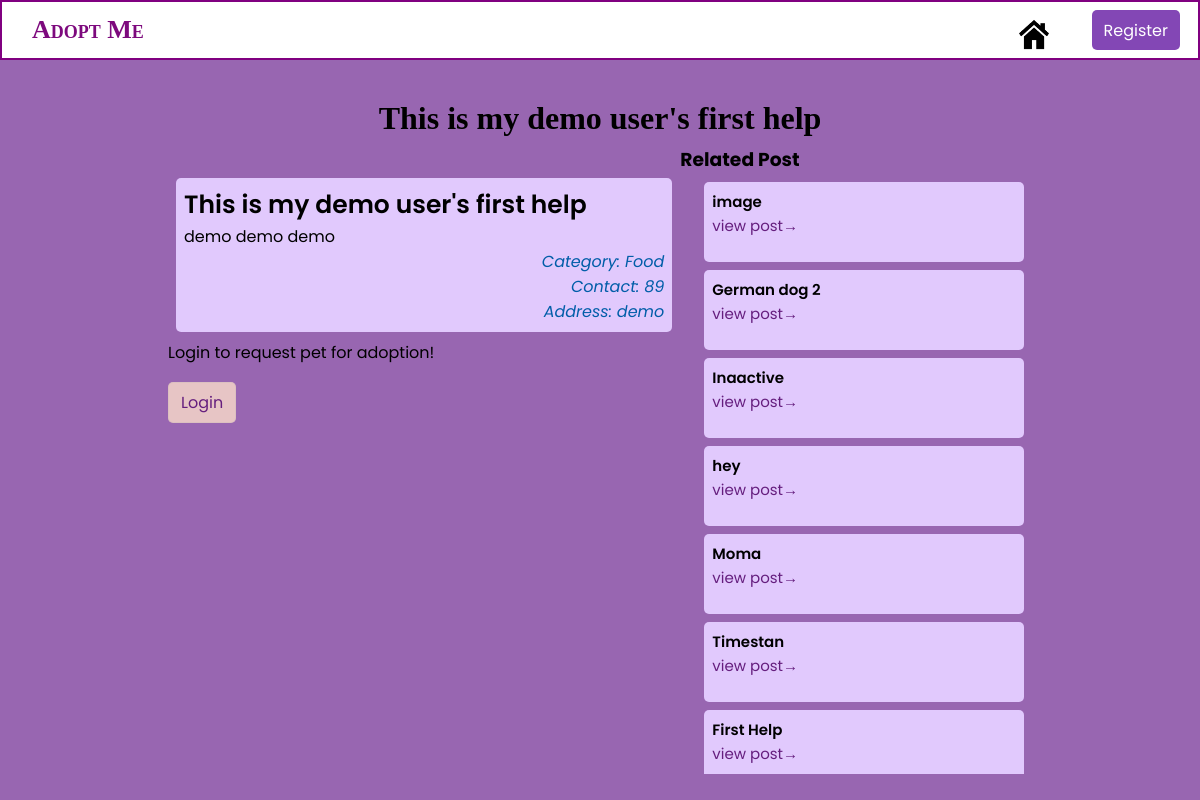
The page /help-detail.php?help_id=28 on the database its author committed.
### tables this page shows
CREATE TABLE `pets` (
  `id` int(11) NOT NULL,
  `title` varchar(255) NOT NULL,
  `description` text NOT NULL,
  `location` varchar(255) NOT NULL,
  `contact` int(11) NOT NULL,
  `helper_id` int(10) UNSIGNED NOT NULL,
  `category` int(10) UNSIGNED DEFAULT NULL,
  `created_at` datetime NOT NULL DEFAULT current_timestamp(),
  `active` int(11) NOT NULL DEFAULT 1,
  `image` varchar(255) DEFAULT NULL
);

CREATE TABLE `pets_category` (
  `id` int(11) NOT NULL,
  `name` varchar(256) NOT NULL,
  `description` varchar(1000) DEFAULT NULL
);

### help-detail.php (the view, shortened to what this page needs)
<?php
include "./includes/function.php";
if (isset($_GET['help_id'])) :
    $help_id = $_GET['help_id'];
    $help_res = getPetById($help_id);
    if ($help_res->num_rows != 0) :
        while ($row = $help_res->fetch_object()) {
            $help = $row;
        }
    else :
        $_SESSION['message'] = array('type' => 'danger', 'msg' => 'Pet not found!');
        header('Location: /list.php');
        exit();
    endif;
else :
    $_SESSION['message'] = array('type' => 'danger', 'msg' => 'Pet not found!');
    header('Location: /list.php');
    exit();
endif;
?>
<!DOCTYPE html>
<html lang="en">
<head>
    <link rel="stylesheet" href="./styles/main.css">
    <link rel="stylesheet" href="./styles/nav.css">
    <link rel="stylesheet" href="./styles/list.css">
</head>
<body>
    <?php include("./partials/nav.php") ?>
    <div class="container">
        <div class="title">
            <h1><?= $help->title ?></h1>
        </div>
        <div class="data-section">
            <div class="render-section">
                <div class="">
                </div>
                <div class="">
                    <div class='help-item'>
                        <div class='help-title'>
                            <h3><?= $help->title ?></h3>
                        </div>
                        <div class='help-description'>
                            <p><?= $help->description ?></p>
                        </div>
                        <div class='help-meta help-meta-category'>
                            Category: <?php echoCategoryName($help->category); ?>
                        </div>
                        <div class='help-meta help-meta-contact'>
                            Contact: <?= $help->contact ?>
                        </div>
                        <div class='help-meta help-meta-location'>
                            Address: <?= $help->location ?>
                        </div>
                    </div>
                </div>
                <?php if (isAuthenticated()) : ?>
                    <?php if (!checkRequestSent($help->id)) : ?>
                        <form action="./send_request.php" method="post">
                            <input type="hidden" name="pet_id" value="<?= $help->id ?>">
                            Message: <input type="message" placeholder="Please provide your full detail. Your LOCATION is a must! Your message should be convincing to the owner of the post." name="message" value="" required>
                            <br>
                            <button type="submit" name="post_request">REQUEST</button>
                        </form>
                    <?php else : ?>
                        Pet adoption request sent!
                    <?php endif; ?>
                <?php else : ?>
                    Login to request pet for adoption!<br><br>
                    <a class="btn btnz" href="./login.php">Login</a>
                <?php endif; ?>
            </div>
            <div class="">
                <h3>Related Post</h3>
                <div class="related-helps">
                    <?php
                    $rel_helps = getRelatedDonations($cat = $help->category, $cur_help_id = $help->id);
                    foreach ($rel_helps as $help) {
                    ?>
                        <div class='help-item'>
                            <div class='help-title'>
                                <h3><?= $help['title'] ?></h3>
                            </div>
                            <div class="view-more"><a href="./help-detail.php?help_id=<?= $help['id'] ?>" class="">view post&rarr;</a></div>
                        </div>
                    <?php
                    }
                    ?>
                </div>
            </div>
        </div>
    </div>
</body>
</html>

### includes/function.php (shortened to what this page needs)
<?php
require_once('database.php');
function isAuthenticated()
{
    return isset($_SESSION['user']);
}
function getPetById($pet_id = NULL, $owner = NULL)
{
    global $conn;
    if ($pet_id !== "" && $pet_id !== NULL && $pet_id !== 0) {
        if ($owner == NULL) {
            $sql = $conn->prepare("SELECT * FROM `pets` WHERE `id` = ?");
            $sql->bind_param('i', $pet_id);
        } else {
            $sql = $conn->prepare("SELECT * FROM `pets` WHERE `id` = ? AND `helper_id` = ?");
            $sql->bind_param('ii', $pet_id, $owner);
        }
        $sql->execute();
        $help = $sql->get_result();
        return $help;
    } else {
        return NULL;
    }
}
function echoCategoryName($id = NULL)
{
    global $conn;
    $sql = $conn->prepare("SELECT `name` FROM pets_category WHERE id = ?");
    $sql->bind_param('i', $id);
    $sql->execute();
    $res = $sql->get_result();
    if ($res->num_rows !== 0) {
        while ($cat_name = $res->fetch_assoc()) {
            echo $cat_name['name'];
        }
    } else {
        echo $id;
    }
}
function getRelatedDonations($cat = NULL, $cur_help_id = NULL)
{
    $result = array();
    global $conn;
    $sql = $conn->prepare("SELECT * FROM pets WHERE category = ? AND active = 1 ORDER BY `pets`.`id` DESC LIMIT 10 ");
    $sql->bind_param("i", $cat);
    $sql->execute();
    $rows = $sql->get_result();
    while ($row = $rows->fetch_array()) {
        if ($row['id'] == $cur_help_id) {
            continue;
        }
        array_push($result, $row);
    }
    return $result;
}

### styles/main.css (style rules this page uses)
* { --primary: #8347b5; --secondary: #ffffff; --primary-green: #227027; --secondary-green: #90f096; --primary-red: #a81b0e; --secondary-red: #ff7a73; --meta: rgb(0, 93, 168); --focus-light: rgba(163, 211, 226, 0.897); --primary-btn-active: #ffffff; padding: 0px; margin: 0px; font-family: "Poppins", "Segoe UI", Tahoma, Geneva, Verdana, sans-serif; box-sizing: border-box; }
.container { padding: 100px 10rem 0px 10rem; }
.btn { border: 0.1rem solid #a8a8a82d; padding: 1vh 1vw; border-radius: 5px; min-height: 30px; max-height: 10vh; cursor: pointer; }
a { text-decoration: none; color: #651e7e; }
body { background-color: white; }
.btnz { background-color: rgb(231, 197, 197); }

### styles/nav.css (style rules this page uses)
* { margin: 0; padding: 0; }
body { height: 100vh; background-color: rgb(152, 102, 177); background-size: cover; background-position: center; }

### styles/list.css (style rules this page uses)
.title { text-align: center; color: rgba(243, 233, 245, 0.795); align-content: center; }
.title h1 { font-family: cursive; color: black; }
.data-section { display: flex; flex-wrap: wrap; padding: 0.5em; }
.helplist-container, .related-helps { flex: 1 1 75%; height: 75vh; min-width: 60%; background-color: transparent; border-radius: 5px; overflow-y: scroll; padding: 0px 0px 0px 1rem; }
.render-section { min-width: 50%; flex: 1 1 50%; }
.help-item { min-height: 10vh; background-color: #e1c9fd; margin: 1vh; padding: 1vh; border-radius: 5px; }
.help-meta { font-style: italic; text-align: right; color: var(--meta); }
.help-title > * { font-weight: 600; font-size: 25px; }
.related-helps { max-width: 35ch; min-width: 35ch; }
.related-helps h3, .related-helps a { font-size: 15px; }

### rows shown on the page
pets: title "This is my demo user's first help", description "demo demo demo", contact "89", location "demo"
pets_category: name "Food"
pets: title "image"
pets: title "German dog 2"
pets: title "Inaactive"
pets: title "hey"
pets: title "Moma"
pets: title "Timestan"
pets: title "First Help"
